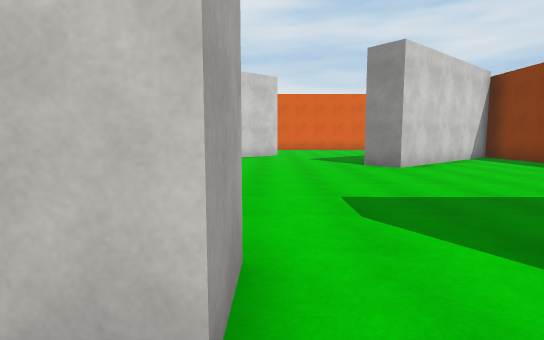
[1] (above)

19 first-person views from a walk through a scene from a Unity 3-D project. The camera is 1.5 m above the floor, tilts 6° down and sees 80° across. The floor is counted in squares, 2 m on a side. Each view is taken from the middle of a square. On the plan, view 1 faces up. The plan holds only what a view shows up to about 11 squares ahead; the rest is blank. The place goes on beyond the plan. Surface patterns are stand-ins for the level's own textures.

[2]
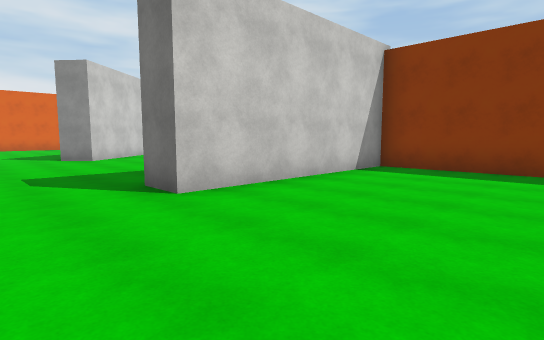

[3]
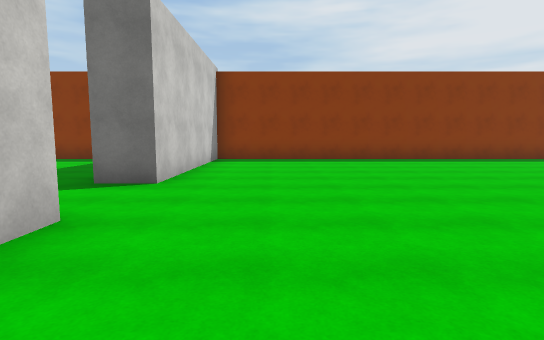

[4]
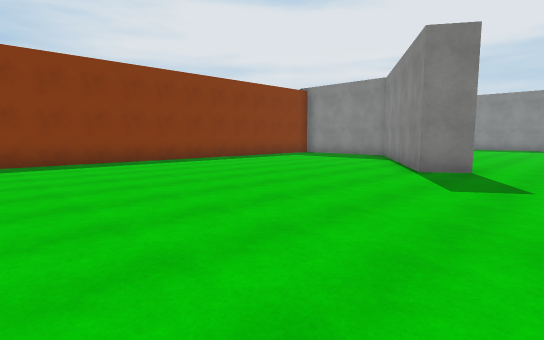

[5]
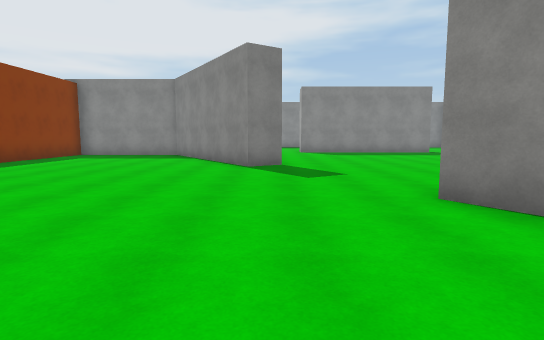

[6]
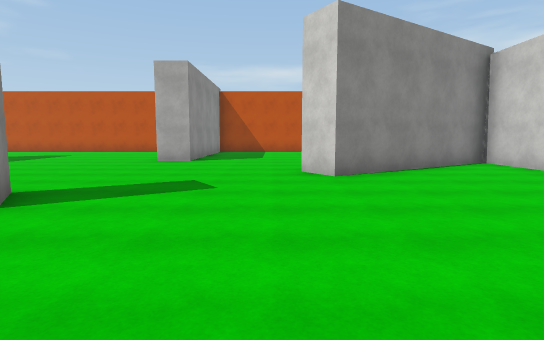

[7]
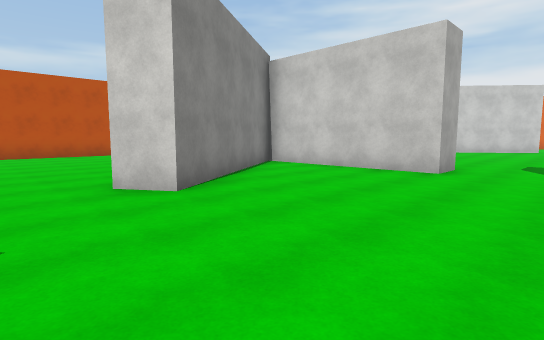

[8]
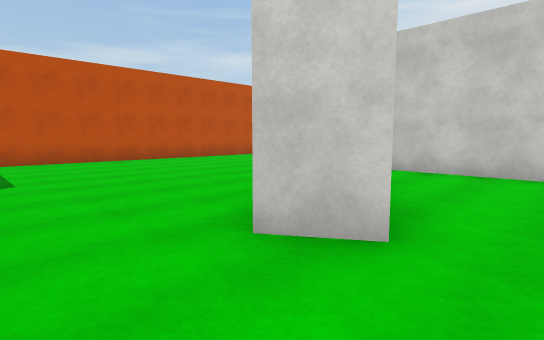

[9]
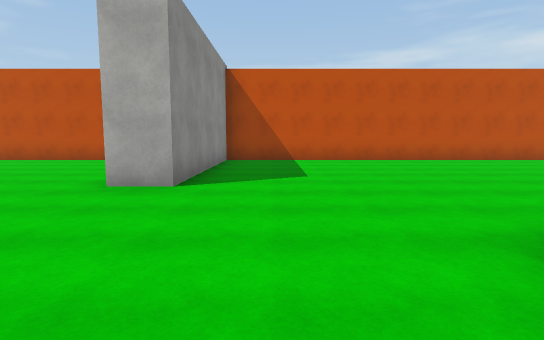

[10]
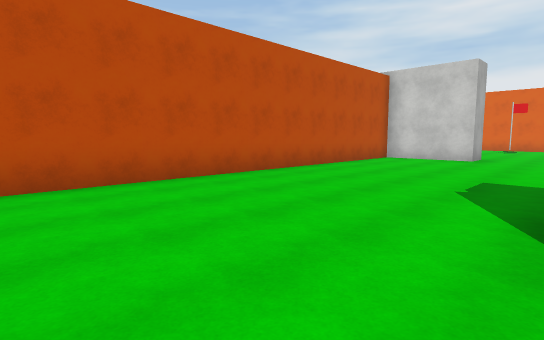

[11]
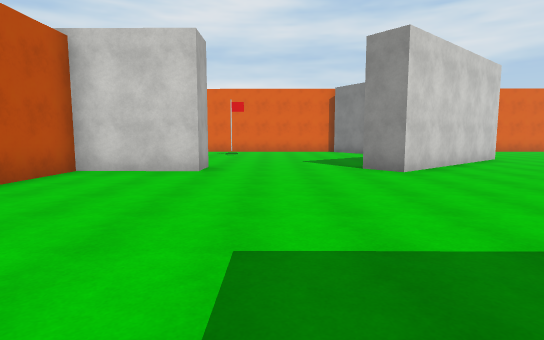

[12]
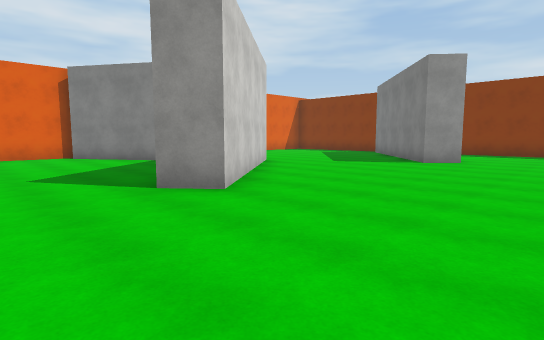

[13]
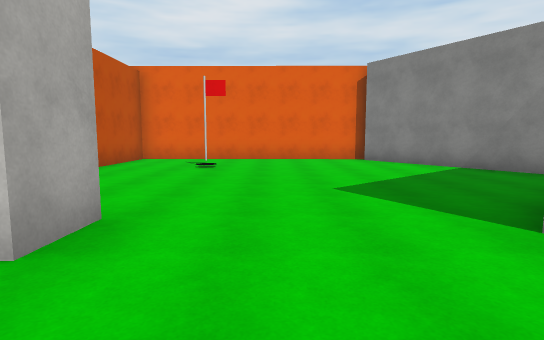

[14]
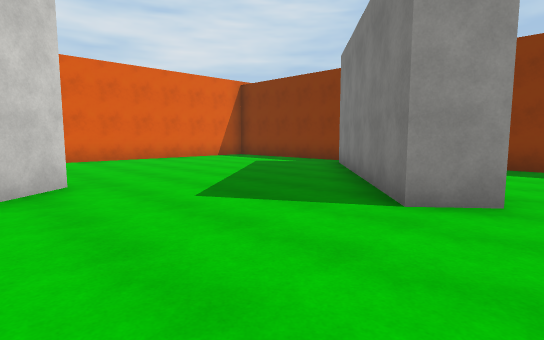

[15]
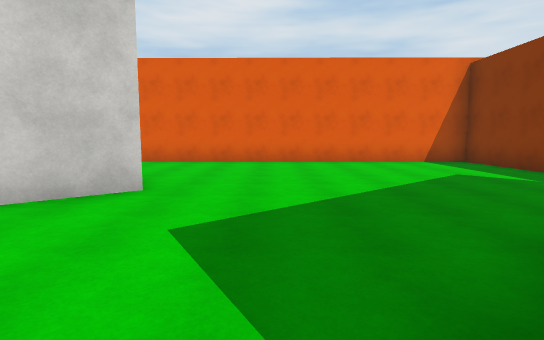

[16]
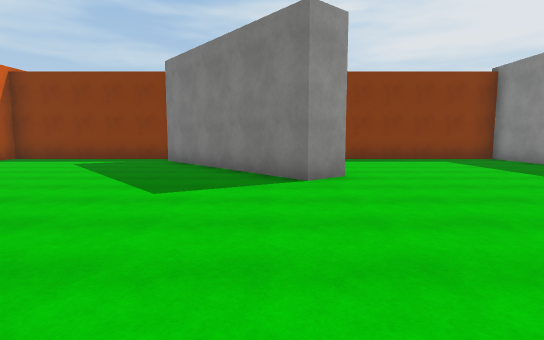

[17]
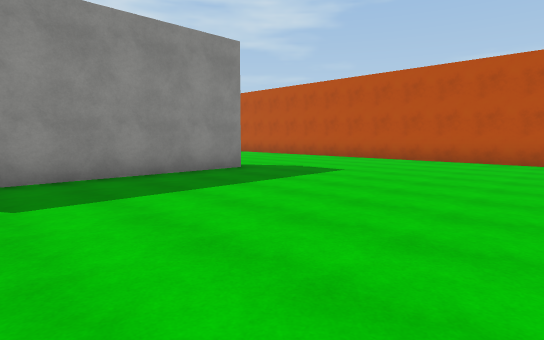

[18]
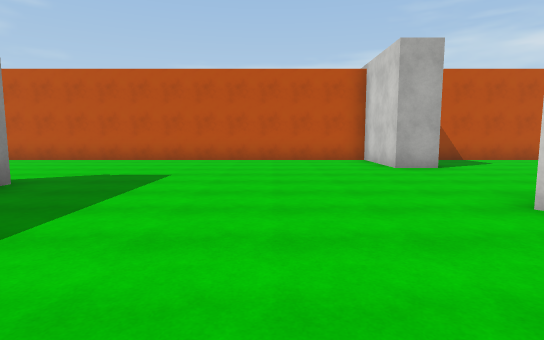

[19]
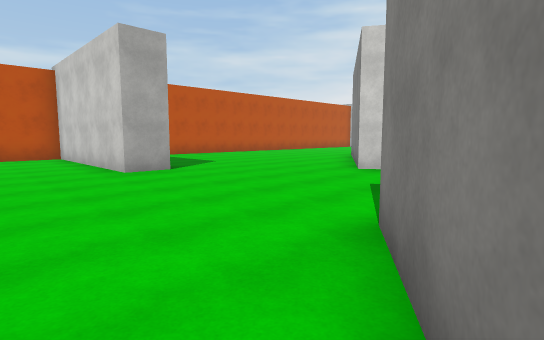

### Floor plan
Points are (right, up) in squares from view 1. A wall is a line through its corners. A room is listed if a view was taken in it or the views show most of it. See-through windows are left out.
Room 1 (views 1, 2, 3, 4, 5, 6, 7)
walls: (-0.3, -8.5) (0.6, -7.9) (2.9, -11.4); (-0.2, 0.9) (-5.1, 0.9) (-2, -3.8); (7.6, -11.1) (7.6, 0.8) (2.1, 0.9)
ways out: opening at (-1.3, -6) to room 2; opening at (1, 1) to room 2
Room 2 (views 8, 9, 10, 11, 12, 13, 14, 15, 16, 17, 18, 19)
walls: (-0.2, 1.9) (-0.2, 0.9); (-6.1, 1.9) (-1.5, 1.9); (2.1, 0.9) (2.1, 1.9); (-8.5, 10) (-8.6, 8.9) (-11.2, 8.9) (-11.2, -7.4) (-5.8, -7.5) (-5.8, -8.5) (-11.2, -8.4) (-11.2, -11.5); (0.3, 12.5) (-4.3, 8.7) (-4.9, 9.5); (-1.6, 13.3) (-4.1, 17.2); (-2, -3.8) (-2.9, -4.4) (-4.9, -1.3); (5.5, 1.8) (7.6, 1.8) (7.6, 11.1); (7.2, 11.1) (3, 7.6) (2.4, 8.4) (6.9, 12.2); (-4, 17.5) (-11.2, 17.5) (-11.2, 11.2); (7.6, 12.4) (7.6, 17.4) (-1.9, 17.5); (1, -10.4) (-0.3, -8.5)
ways out: opening at (-1.3, -6) to room 1; opening at (1, 1) to room 1
objects: other object (-9, 15)

Positions as (right, up) in squares from view 1, and headings:
1: (0, 0), facing up
2: (0, -3), facing up-right
3: (-3, -1), facing right
4: (-2, -1), facing down-right
5: (0, 0), facing down
6: (4, -5), facing left
7: (2, -6), facing up-left
8: (-1, -6), facing up-left
9: (-1, -6), facing left
10: (-6, -2), facing up-left
11: (-7, 2), facing up
12: (-7, 5), facing up-right
13: (-7, 7), facing up
14: (-1, 7), facing up-right
15: (2, 8), facing up
16: (-3, 9), facing right
17: (-1, 8), facing down-left
18: (-1, 6), facing left
19: (1, -11), facing up-left
